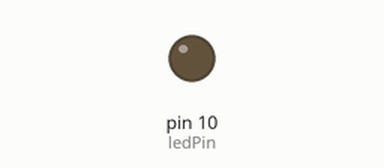
Simulated run of this sketch. Board: Arduino Uno, built with avr-gcc and run on an emulated ATmega328P. Shown: output pins drawn as LEDs (lit = HIGH).

Above: at 0.92 s.
At 11.0 s:
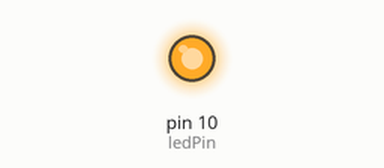
Timing chart, 0 to 11.3 s (numbered marks = the images above):
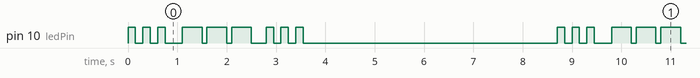

Measured:
- by itself, pin 10 (ledPin): repeats every 8.7 s: 2 × (LOW 0.15 s, HIGH 0.15 s), LOW 0.35 s, 2 × (HIGH 0.40 s, LOW 0.10 s), HIGH 0.40 s, LOW 0.30 s, 2 × (HIGH 0.15 s, LOW 0.15 s), HIGH 0.15 s, LOW 5.2 s, HIGH 0.15 s
- by itself, everything shown: repeats every 8.7 s, in 18 steps

The sketch:

sos.ino
```cpp
// Projeto 2 - SOS

// LED conectado ao pino 10
int ledPin = 10;

// executa uma vez, quando o sketch inicia
void setup() {
  // define o pino como saida
  pinMode(ledPin, OUTPUT);
}

// executa repetidas vezes
void loop() {

  // 3 pontos
  for (int x=0; x<3; x++){
    digitalWrite(ledPin, HIGH); // acende o LED
    delay(150); // espera 150ms
    digitalWrite(ledPin, LOW); // apaga o LED
    delay(150); // espera 150ms
  }

  // espera 100ms para marcar o intervalo entre as letras
  delay(200);

  // 3 traços
  for (int x=0; x<3; x++){
    digitalWrite(ledPin, HIGH); // acende o LED
    delay(400); // espera 400ms
    digitalWrite(ledPin, LOW); // apaga o LED
    delay(100); // espera 100ms
  }

  delay(200);
  // espera 100ms para marcar o intervalo enre as letras
  // 3 pontos
  for (int x=0; x<3; x++){
    digitalWrite(ledPin, HIGH); // acende o LED
    delay(150); // espera 150ms
    digitalWrite(ledPin, LOW); // apaga o LED
    delay(150); // espera 150ms
  }
  // espero 5 segundos antes de repetir o sinal de SOS
  delay(5000);
}
```
